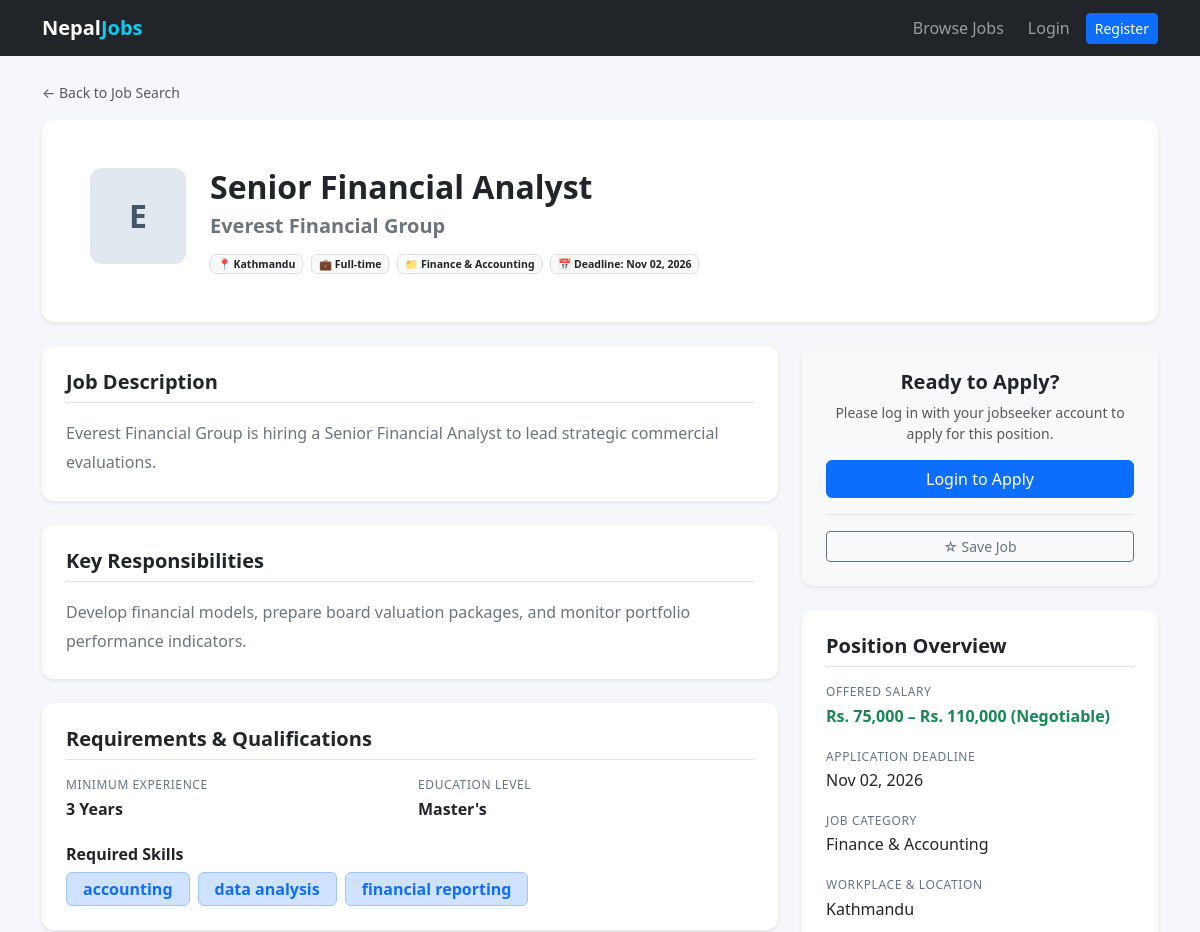
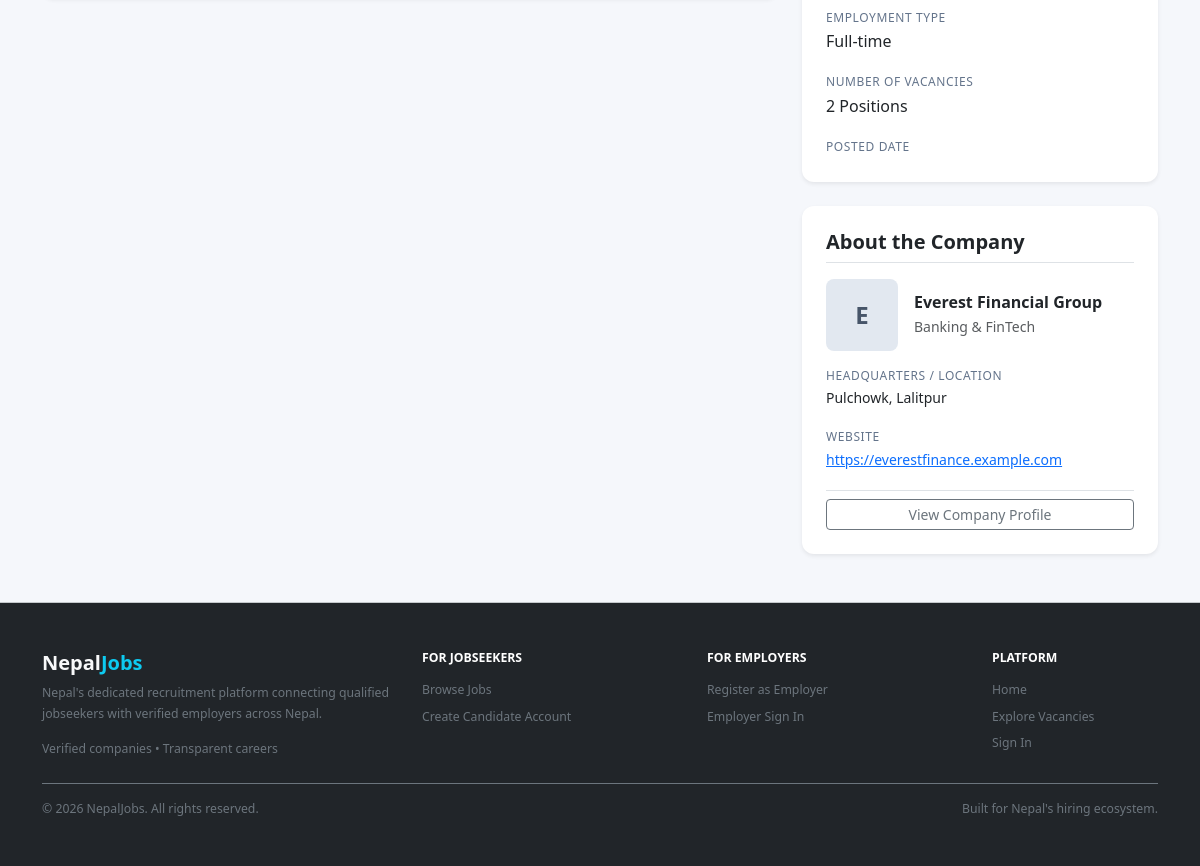
The page /jobs/6/ on the database its author committed (2 pictures, top to bottom).
### jobs/models.py (models this page shows, shortened)
class Job(models.Model):
    class EmploymentType(models.TextChoices):
        FULL_TIME = "full_time", "Full-time"
        PART_TIME = "part_time", "Part-time"
        CONTRACT = "contract", "Contract"
        INTERNSHIP = "internship", "Internship"
        FREELANCE = "freelance", "Freelance"
    class Status(models.TextChoices):
        DRAFT = "draft", "Draft"
        PUBLISHED = "published", "Published"
        CLOSED = "closed", "Closed"
    employer = models.ForeignKey(
        "accounts.EmployerProfile",
        on_delete=models.CASCADE,
        related_name="jobs",
    )
    title = models.CharField(max_length=200)
    description = models.TextField()
    responsibilities = models.TextField(blank=True)
    category = models.ForeignKey(
        "jobs.Category",
        on_delete=models.PROTECT,
        related_name="jobs",
    )
    location = models.ForeignKey(
        "jobs.Location",
        on_delete=models.PROTECT,
        related_name="jobs",
    )
    is_remote = models.BooleanField(
        default=False,
        help_text="Check if remote work is permitted for this position.",
    )
    employment_type = models.CharField(
        max_length=20,
        choices=EmploymentType.choices,
        default=EmploymentType.FULL_TIME,
    )
    salary_min = models.PositiveIntegerField(null=True, blank=True)
    salary_max = models.PositiveIntegerField(null=True, blank=True)
    is_salary_negotiable = models.BooleanField(default=False)
    experience_years_min = models.PositiveIntegerField(default=0)
    education_level = models.CharField(
        max_length=20,
        choices=Education.Level.choices,
        blank=True,
    )
    required_skills = models.ManyToManyField(
        "accounts.Skill",
        blank=True,
        related_name="jobs",
    )
    vacancies = models.PositiveIntegerField(
        default=1,
        validators=[MinValueValidator(1)],
    )
    application_deadline = models.DateField()
    status = models.CharField(
        max_length=20,
        choices=Status.choices,
        default=Status.DRAFT,
    )
    created_at = models.DateTimeField(auto_now_add=True)
    updated_at = models.DateTimeField(auto_now=True)
    published_at = models.DateTimeField(null=True, blank=True)
    objects = JobQuerySet.as_manager()
    class Meta:
        ordering = ["-created_at"]
        indexes = [
            models.Index(fields=["status", "application_deadline"]),
            models.Index(fields=["-created_at"]),
            models.Index(fields=["employment_type"]),
        ]
    @property
    def is_open(self):
        today = timezone.localdate()
        return (
            self.status == self.Status.PUBLISHED
            and self.application_deadline >= today
            and self.employer.is_approved
        )
    @property
    def salary_display(self):
        if self.salary_min and self.salary_max:
            val = f"Rs. {self.salary_min:,} – Rs. {self.salary_max:,}"
        elif self.salary_min:
            val = f"Rs. {self.salary_min:,}+"
        elif self.salary_max:
            val = f"Up to Rs. {self.salary_max:,}"
        elif self.is_salary_negotiable:
            return "Negotiable"
        else:
            return "Not specified"
        if self.is_salary_negotiable:
            val += " (Negotiable)"
        return val

class Location(models.Model):
    name = models.CharField(max_length=100, unique=True)
    slug = models.SlugField(max_length=120, unique=True)
    is_remote = models.BooleanField(
        default=False,
        help_text="Designates whether this location itself represents remote work.",
    )
    class Meta:
        ordering = ["name"]

class Category(models.Model):
    name = models.CharField(max_length=100, unique=True)
    slug = models.SlugField(max_length=120, unique=True)
    description = models.TextField(blank=True)
    is_active = models.BooleanField(default=True)
    class Meta:
        ordering = ["name"]
        verbose_name_plural = "Categories"

### accounts/models.py (models this page shows, shortened)
class EmployerProfile(models.Model):
    class VerificationStatus(models.TextChoices):
        PENDING = "pending", "Pending"
        APPROVED = "approved", "Approved"
        REJECTED = "rejected", "Rejected"
    user = models.OneToOneField(User, on_delete=models.CASCADE, related_name="employer_profile")
    company_name = models.CharField(max_length=200)
    phone = models.CharField(max_length=20, blank=True)
    address = models.CharField(max_length=255, blank=True)
    logo = models.ImageField(
        upload_to=logo_upload_path,
        blank=True,
        validators=[
            FileExtensionValidator(["jpg", "jpeg", "png", "webp"]),
            validate_logo_size,
        ],
        help_text="Optional. JPG, PNG or WebP, up to 2 MB.",
    )
    industry = models.CharField(max_length=100, blank=True)
    website = models.URLField(blank=True)
    description = models.TextField(blank=True)
    verification_document = models.FileField(
        upload_to=verification_doc_upload_path,
        storage=private_verification_storage,
        blank=True,
        validators=[
            FileExtensionValidator(["pdf", "jpg", "jpeg", "png"]),
            validate_verification_doc_size,
        ],
        help_text="PDF or image, up to 10 MB. Kept private.",
    )
    rejection_reason = models.TextField(blank=True)
    reviewed_at = models.DateTimeField(null=True, blank=True)
    verification_status = models.CharField(
        max_length=10, choices=VerificationStatus.choices, default=VerificationStatus.PENDING
    )
    @property
    def is_approved(self):
        return self.verification_status == self.VerificationStatus.APPROVED

class Skill(models.Model):
    name = models.CharField(max_length=50, unique=True)
    class Meta:
        ordering = ["name"]

### jobs/views.py (the view)
# urls.py: path("jobs/<int:pk>/", views.JobDetailView.as_view(), name="job_detail"),
class JobDetailView(DetailView):
    model = Job
    template_name = "jobs/job_detail.html"
    context_object_name = "job"
    def get_queryset(self):
        return (
            Job.objects.open_jobs()
            .select_related("employer", "category", "location")
            .prefetch_related("required_skills")
        )
    def get_context_data(self, **kwargs):
        context = super().get_context_data(**kwargs)
        job = self.object
        request = self.request
        user_application = None
        has_active_cv = False
        is_saved = False
        if request.user.is_authenticated and getattr(request.user, "is_jobseeker", False):
            profile = getattr(request.user, "jobseeker_profile", None)
            if profile:
                user_application = profile.applications.filter(job=job).first()
                has_active_cv = profile.cvs.filter(is_active=True).exists()
                is_saved = profile.saved_jobs.filter(job=job).exists()
        context.update(
            {
                "user_application": user_application,
                "has_active_cv": has_active_cv,
                "is_saved": is_saved,
            }
        )
        return context

### templates/jobs/job_detail.html (shortened to what this page needs)
{% extends 'base.html' %}
{% block content %}
<div class="mb-3">
  <a href="{% url 'job_list' %}" class="text-decoration-none small text-muted">
    &larr; Back to Job Search
  </a>
</div>
<div class="card shadow-sm border-0 mb-4">
  <div class="card-body p-4 p-md-5">
    <div class="d-flex flex-column flex-sm-row align-items-start gap-4">
      <div class="flex-shrink-0">
        {% if job.employer.logo %}
          <img src="{{ job.employer.logo.url }}" alt="{{ job.employer.company_name }} Logo" class="company-logo-hero">
        {% else %}
          <div class="company-logo-hero-placeholder">{{ job.employer.company_name|slice:":1"|upper }}</div>
        {% endif %}
      </div>
      <div class="flex-grow-1">
        <div class="d-flex flex-wrap align-items-center gap-2 mb-2">
          <h1 class="h2 fw-bold mb-0">{{ job.title }}</h1>
        </div>
        <h2 class="h5 text-muted mb-3 fw-normal">
          <a href="{% url 'company_detail' job.employer.pk %}" class="text-decoration-none text-secondary fw-semibold">
            {{ job.employer.company_name }}
          </a>
        </h2>
        <div class="d-flex flex-wrap align-items-center gap-2 text-muted small">
          <span class="badge bg-light text-dark border">
            &#128205; {{ job.location.name }}
          </span>
          <span class="badge bg-light text-dark border">
            &#128188; {{ job.get_employment_type_display }}
          </span>
          <span class="badge bg-light text-dark border">
            &#128193; {{ job.category.name }}
          </span>
          <span class="badge bg-light text-dark border">
            &#128197; Deadline: {{ job.application_deadline|date:"M d, Y" }}
          </span>
        </div>
      </div>
    </div>
  </div>
</div>
<div class="row g-4">
  <div class="col-lg-8">
    <div class="card shadow-sm border-0 mb-4">
      <div class="card-body p-4">
        <h3 class="h5 fw-bold mb-3 border-bottom pb-2">Job Description</h3>
        <div class="text-secondary" style="line-height: 1.8;">
          {{ job.description|linebreaksbr }}
        </div>
      </div>
    </div>
    {% if job.responsibilities %}
      <div class="card shadow-sm border-0 mb-4">
        <div class="card-body p-4">
          <h3 class="h5 fw-bold mb-3 border-bottom pb-2">Key Responsibilities</h3>
          <div class="text-secondary" style="line-height: 1.8;">
            {{ job.responsibilities|linebreaksbr }}
          </div>
        </div>
      </div>
    {% endif %}
    <div class="card shadow-sm border-0 mb-4">
      <div class="card-body p-4">
        <h3 class="h5 fw-bold mb-3 border-bottom pb-2">Requirements & Qualifications</h3>
        <div class="row g-3 mb-4">
          <div class="col-sm-6">
            <div class="info-label">Minimum Experience</div>
            <div class="fw-semibold text-dark">
              {% if job.experience_years_min %}
                {{ job.experience_years_min }} Year{{ job.experience_years_min|pluralize }}
              {% else %}
                <span class="text-muted fw-normal">Fresher / No experience specified</span>
              {% endif %}
            </div>
          </div>
          <div class="col-sm-6">
            <div class="info-label">Education Level</div>
            <div class="fw-semibold text-dark">
              {% if job.education_level %}
                {{ job.get_education_level_display }}
              {% else %}
                <span class="text-muted fw-normal">Not specified</span>
              {% endif %}
            </div>
          </div>
        </div>
        <h4 class="h6 fw-bold mb-2">Required Skills</h4>
        {% if job.required_skills.all %}
          <div class="d-flex flex-wrap gap-2">
            {% for skill in job.required_skills.all %}
              <span class="badge bg-primary-subtle text-primary border border-primary-subtle px-3 py-2 fs-6">
                {{ skill.name }}
              </span>
            {% endfor %}
          </div>
        {% else %}
          <p class="text-muted small mb-0">No specific required skills listed.</p>
        {% endif %}
      </div>
    </div>
  </div>
  <div class="col-lg-4">
    <div class="card shadow-sm border-0 mb-4 bg-light">
      <div class="card-body p-4 text-center">
        <h5 class="fw-bold mb-2">Ready to Apply?</h5>
        {% if not job.is_open %}
          <div class="alert alert-secondary small mb-0 text-start">
            This position is currently closed or has expired. Applications are no longer being accepted.
          </div>
        {% elif not user.is_authenticated %}
          <p class="text-muted small mb-3">
            Please log in with your jobseeker account to apply for this position.
          </p>
          <a href="{% url 'login' %}?next={% url 'apply_job' job.pk %}" class="btn btn-primary w-100">
            Login to Apply
          </a>
        {% elif user.is_employer %}
          <div class="alert alert-info small mb-0 text-start">
            Employers cannot apply to jobs. Please sign in with a jobseeker account to submit an application.
          </div>
        {% else %}
          <p class="text-muted small mb-0">
            Staff and administrative accounts cannot submit job applications.
          </p>
        {% endif %}
        {% if user.is_authenticated and user.is_jobseeker %}
          <div class="mt-3 pt-3 border-top">
            <form method="post" action="{% url 'toggle_save_job' job.pk %}">
              {% csrf_token %}
              <input type="hidden" name="next" value="{{ request.get_full_path }}">
              {% if is_saved %}
                <button type="submit" class="btn btn-outline-danger w-100 btn-sm fw-medium" aria-label="Remove this job from saved jobs">
                  &#9733; Saved
                </button>
              {% else %}
                <button type="submit" class="btn btn-outline-primary w-100 btn-sm fw-medium" aria-label="Save this job">
                  &#9734; Save Job
                </button>
              {% endif %}
            </form>
          </div>
        {% elif not user.is_authenticated %}
          <div class="mt-3 pt-3 border-top">
            <a href="{% url 'login' %}?next={{ request.get_full_path }}" class="btn btn-outline-secondary btn-sm w-100" title="Log in to save this job">
              &#9734; Save Job
            </a>
          </div>
        {% endif %}
      </div>
    </div>
    <div class="card shadow-sm border-0 mb-4">
      <div class="card-body p-4">
        <h4 class="h5 fw-bold mb-3 border-bottom pb-2">Position Overview</h4>
        <div class="info-label">Offered Salary</div>
        <div class="info-value fw-semibold text-success fs-6">
          {{ job.salary_display }}
        </div>
        <div class="info-label">Application Deadline</div>
        <div class="info-value">
          {{ job.application_deadline|date:"M d, Y" }}
        </div>
        <div class="info-label">Job Category</div>
        <div class="info-value">
          {{ job.category.name }}
        </div>
        <div class="info-label">Workplace & Location</div>
        <div class="info-value">
          {{ job.location.name }}
        </div>
        <div class="info-label">Employment Type</div>
        <div class="info-value">
          {{ job.get_employment_type_display }}
        </div>
        <div class="info-label">Number of Vacancies</div>
        <div class="info-value">
          {{ job.vacancies }} Position{{ job.vacancies|pluralize }}
        </div>
        <div class="info-label">Posted Date</div>
      </div>
    </div>
    <div class="card shadow-sm border-0 mb-4">
      <div class="card-body p-4">
        <h4 class="h5 fw-bold mb-3 border-bottom pb-2">About the Company</h4>
        <div class="d-flex align-items-center gap-3 mb-3">
          {% if job.employer.logo %}
            <img src="{{ job.employer.logo.url }}" alt="{{ job.employer.company_name }} Logo" class="company-logo-lg">
          {% else %}
            <div class="company-logo-placeholder">{{ job.employer.company_name|slice:":1"|upper }}</div>
          {% endif %}
          <div>
            <h5 class="h6 fw-bold mb-1">
              <a href="{% url 'company_detail' job.employer.pk %}" class="text-decoration-none text-dark">
                {{ job.employer.company_name }}
              </a>
            </h5>
            {% if job.employer.industry %}
              <div class="text-muted small">{{ job.employer.industry }}</div>
            {% endif %}
          </div>
        </div>
        {% if job.employer.address %}
          <div class="info-label">Headquarters / Location</div>
          <div class="info-value small">{{ job.employer.address }}</div>
        {% endif %}
        {% if job.employer.website %}
          <div class="info-label">Website</div>
          <div class="info-value small">
            <a href="{{ job.employer.website }}" target="_blank" rel="noopener noreferrer" class="text-break">
              {{ job.employer.website }}
            </a>
          </div>
        {% endif %}
        <div class="pt-2 border-top">
          <a href="{% url 'company_detail' job.employer.pk %}" class="btn btn-outline-secondary btn-sm w-100">
            View Company Profile
          </a>
        </div>
      </div>
    </div>
  </div>
</div>
{% endblock %}

### rows shown on the page
Job: employer.company_name "E", title "Senior Financial Analyst", employer.company_name "Everest Financial Group", location.name "Kathmandu", employment_type "Full-time", category.name "Finance & Accounting", application_deadline "Nov 02, 2026", description "Everest Financial Group is hiring a Senior Financial Analyst to lead strategic commercial evaluations.", responsibilities "Develop financial models, prepare board valuation packages, and monitor portfolio performance indicators.", experience_years_min "3", education_level "Master's", salary_display "Rs. 75,000 – Rs. 110,000 (Negotiable)", vacancies "2", employer.industry "Banking & FinTech", employer.address "Pulchowk, Lalitpur", employer.website "https://everestfinance.example.com"
Skill: name "accounting"
Skill: name "data analysis"
Skill: name "financial reporting"
